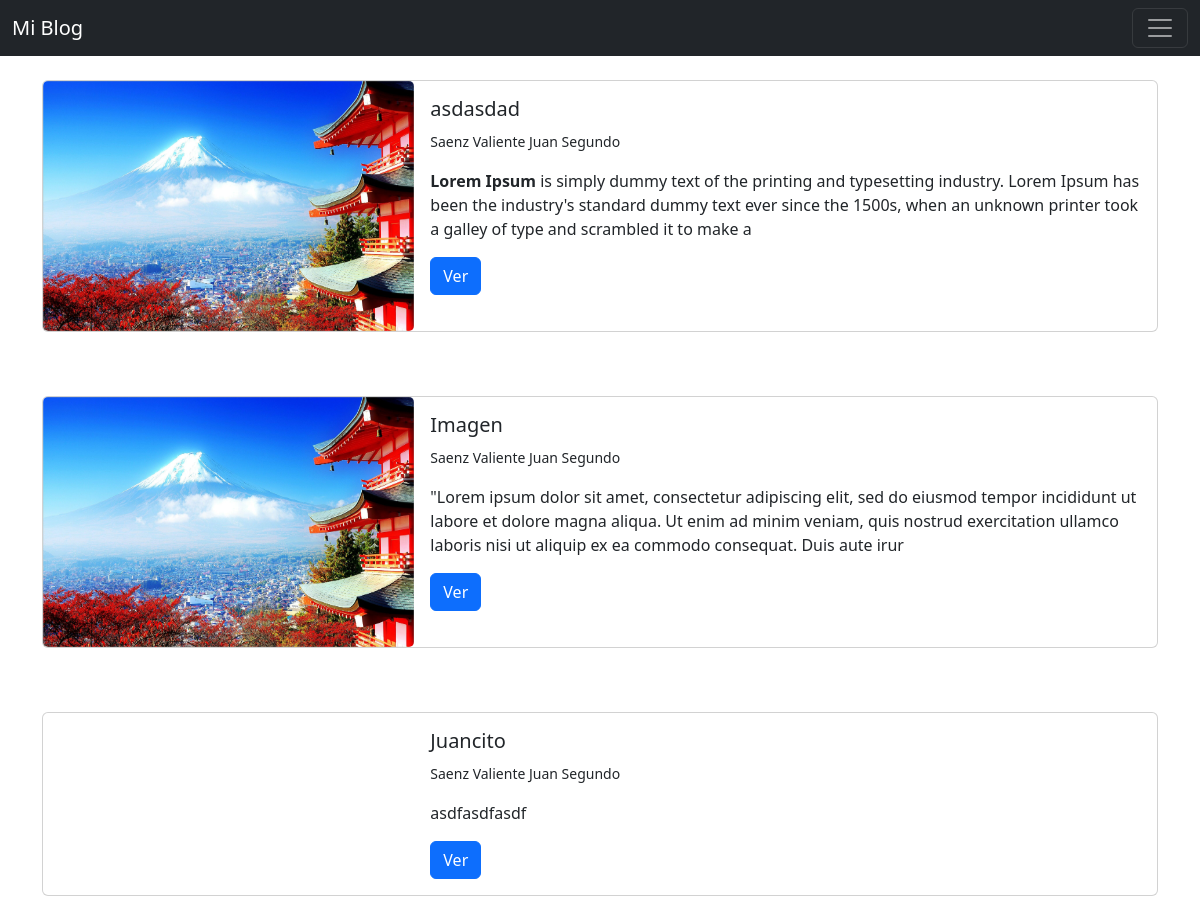
The app's page /, older data.
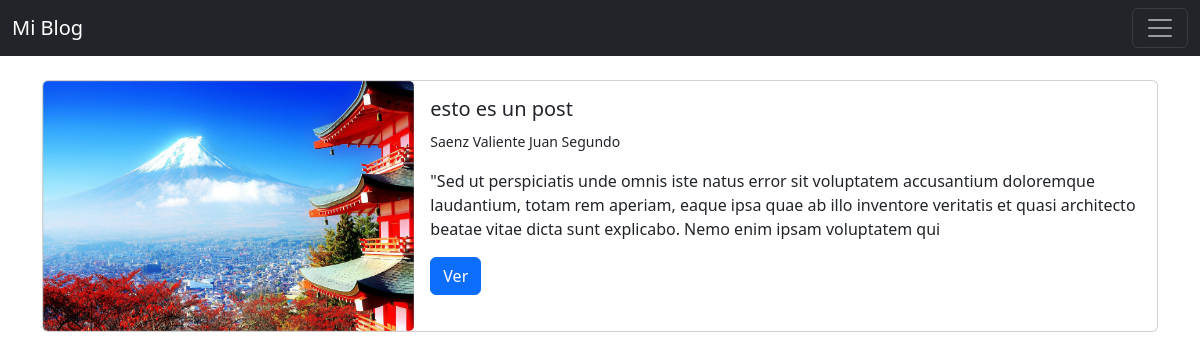
The same page, newer data.
### postRecepies/models.py (models this page shows, shortened)
class Post(models.Model):
    title = models.CharField(max_length=255)
    body =   RichTextField(blank=True, null=True)
    author = models.ForeignKey(User, on_delete=models.CASCADE)
    date_post = models.DateField(auto_now_add=True)
    header_image = models.ImageField(upload_to='images/', blank=True, null=True)

### postRecepies/views.py (the view)
# urls.py: path('', HomeView.as_view(), name='index'),
class HomeView(ListView):
    model = Post
    template_name = 'index.html'
    ordering = ['-id']

### postRecepies/templates/index.html (shortened to what this page needs)
{% extends 'father.html' %}
{% block content %}
<ul>
{% for post in object_list  %}
    <div class="card mb-3">
        <div class="row g-0">
            <div class="col-md-4">
                {% if post.header_image  %}
                    <img src= "{{post.header_image.url}}" width=250 height=250 class="card-img" >
                {% endif %}
            </div>
            <div class="col-md-8">
                <div class="card-body">
                <h5 class="card-title">{{ post.title }}</h5>
                <small>{{ post.author.last_name }} {{ post.author.first_name }}</small>
                <p class="card-text">{{ post.body|slice:":255"|safe }}</p>
                    <a href="{% url 'detalle_receta' post.pk %}" class="btn btn-primary">Ver</a>
                </div>
            </div>
        </div>
    </div>
{% endfor %}
{% endblock  %}

Row changes from the older to the newer data that the page shows:
removed Post: header_image (picture), title "asdasdad", author.last_name "Saenz Valiente", author.first_name "Juan Segundo", body "Lorem Ipsum is simply dummy text of the printing and typesetting industry. Lorem Ipsum has been the industry's standard dummy text ever since the 1500s, when an unknown printer took a galley of type and scrambled it to make a"
removed Post: header_image (picture), title "Imagen", author.last_name "Saenz Valiente", author.first_name "Juan Segundo", body "\"Lorem ipsum dolor sit amet, consectetur adipiscing elit, sed do eiusmod tempor incididunt ut labore et dolore magna aliqua. Ut enim ad minim veniam, quis nostrud exercitation ullamco laboris nisi ut aliquip ex ea commodo consequat. Duis aute irur"
changed Post "Saenz Valiente": header_image: picture added; title "Juancito" → "esto es un post"; body "asdfasdfasdf" → "\"Sed ut perspiciatis unde omnis iste natus error sit voluptatem accusantium doloremque laudantium, totam rem aperiam, eaque ipsa quae ab illo inventore veritatis et quasi architecto beatae vitae dicta sunt explicabo. Nemo enim ipsam voluptatem qui"
